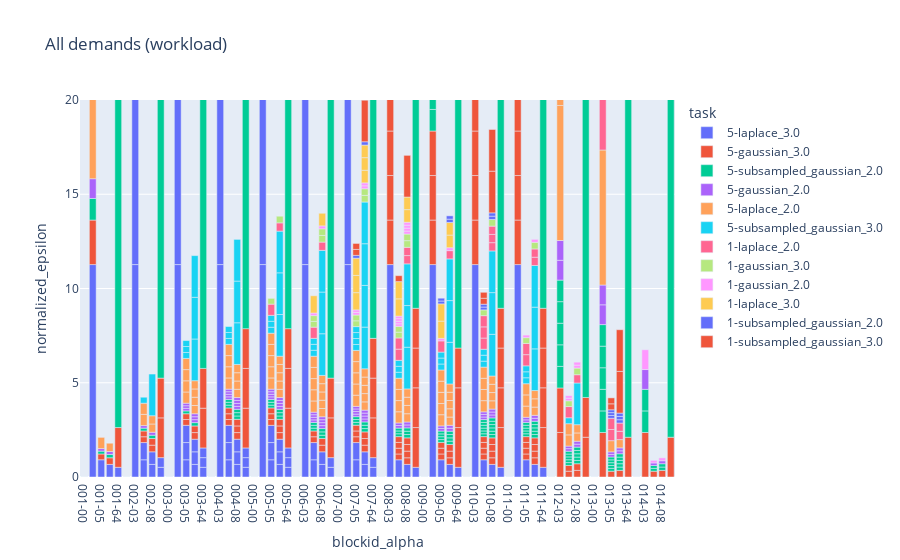

Here is the notebook cell this chart was saved with:
### Code cell
px.bar(
    # df,
    df.query("metric == 'DominantShares'"),
    x="blockid_alpha",
    y="normalized_epsilon",
    range_y=[0,20],
#     color="log_id",
    color="task",
    # barmode="group",
    # pattern_shape="allocated",
    # facet_col="metric",
    # facet_col_wrap=1,
    height=300,
    title="All demands (workload)"
#     animation_frame="id"
)

### Figure 1 — Plotly figure (JSON) as saved in the notebook; plotly's stock layout.template omitted (floating-point values rounded to 4 significant figures; data arrays with more than 128 entries replaced by an {"elided": "..."} marker saying what was removed)
{"data": [{"alignmentgroup": "True", "hovertemplate": "task=5-laplace_3.0<br>blockid_alpha=%{x}<br>normalized_epsilon=%{y}<extra></extra>", "legendgroup": "5-laplace_3.0", "marker": {"color": "#636efa", "pattern": {"shape": ""}}, "name": "5-laplace_3.0", "offsetgroup": "5-laplace_3.0", "orientation": "v", "showlegend": true, "textposition": "auto", "type": "bar", "x": ["001-00", "001-03", "001-05", "001-08", "001-64", "002-00", "002-00", "002-03", "002-03", "002-05", "002-05", "002-08", "002-08", "002-64", "002-64", "003-00", "003-00", "003-00", "003-03", "003-03", "003-03", "003-05", "003-05", "003-05", "003-08", "003-08", "003-08", "003-64", "003-64", "003-64", "004-00", "004-00", "004-00", "004-03", "004-03", "004-03", "004-05", "004-05", "004-05", "004-08", "004-08", "004-08", "004-64", "004-64", "004-64", "005-00", "005-00", "005-00", "005-03", "005-03", "005-03", "005-05", "005-05", "005-05", "005-08", "005-08", "005-08", "005-64", "005-64", "005-64", "006-00", "006-00", "006-03", "006-03", "006-05", "006-05", "006-08", "006-08", "006-64", "006-64", "007-00", "007-00", "007-03", "007-03", "007-05", "007-05", "007-08", "007-08", "007-64", "007-64", "008-00", "008-03", "008-05", "008-08", "008-64", "009-00", "009-03", "009-05", "009-08", "009-64", "010-00", "010-03", "010-05", "010-08", "010-64", "011-00", "011-03", "011-05", "011-08", "011-64"], "xaxis": "x", "y": [0, 11.27, 0.9139, 0.6682, 0.5138, 0, 0, 11.27, 11.27, 0.9139, 0.9139, 0.6682, 0.6682, 0.5138, 0.5138, 0, 0, 0, 11.27, 11.27, 11.27, 0.9139, 0.9139, 0.9139, 0.6682, 0.6682, 0.6682, 0.5138, 0.5138, 0.5138, 0, 0, 0, 11.27, 11.27, 11.27, 0.9139, 0.9139, 0.9139, 0.6682, 0.6682, 0.6682, 0.5138, 0.5138, 0.5138, 0, 0, 0, 11.27, 11.27, 11.27, 0.9139, 0.9139, 0.9139, 0.6682, 0.6682, 0.6682, 0.5138, 0.5138, 0.5138, 0, 0, 11.27, 11.27, 0.9139, 0.9139, 0.6682, 0.6682, 0.5138, 0.5138, 0, 0, 11.27, 11.27, 0.9139, 0.9139, 0.6682, 0.6682, 0.5138, 0.5138, 0, 11.27, 0.9139, 0.6682, 0.5138, 0, 11.27, 0.9139, 0.6682, 0.5138, 0, 11.27, 0.9139, 0.6682, 0.5138, 0, 11.27, 0.9139, 0.6682, 0.5138], "yaxis": "y"}, {"alignmentgroup": "True", "hovertemplate": "task=5-gaussian_3.0<br>blockid_alpha=%{x}<br>normalized_epsilon=%{y}<extra></extra>", "legendgroup": "5-gaussian_3.0", "marker": {"color": "#EF553B", "pattern": {"shape": ""}}, "name": "5-gaussian_3.0", "offsetgroup": "5-gaussian_3.0", "orientation": "v", "showlegend": true, "textposition": "auto", "type": "bar", "x": {"elided": "175 str values"}, "xaxis": "x", "y": {"elided": "175 float values"}, "yaxis": "y"}, {"alignmentgroup": "True", "hovertemplate": "task=5-subsampled_gaussian_2.0<br>blockid_alpha=%{x}<br>normalized_epsilon=%{y}<extra></extra>", "legendgroup": "5-subsampled_gaussian_2.0", "marker": {"color": "#00cc96", "pattern": {"shape": ""}}, "name": "5-subsampled_gaussian_2.0", "offsetgroup": "5-subsampled_gaussian_2.0", "orientation": "v", "showlegend": true, "textposition": "auto", "type": "bar", "x": {"elided": "225 str values"}, "xaxis": "x", "y": {"elided": "225 float values"}, "yaxis": "y"}, {"alignmentgroup": "True", "hovertemplate": "task=5-gaussian_2.0<br>blockid_alpha=%{x}<br>normalized_epsilon=%{y}<extra></extra>", "legendgroup": "5-gaussian_2.0", "marker": {"color": "#ab63fa", "pattern": {"shape": ""}}, "name": "5-gaussian_2.0", "offsetgroup": "5-gaussian_2.0", "orientation": "v", "showlegend": true, "textposition": "auto", "type": "bar", "x": {"elided": "175 str values"}, "xaxis": "x", "y": {"elided": "175 float values"}, "yaxis": "y"}, {"alignmentgroup": "True", "hovertemplate": "task=5-laplace_2.0<br>blockid_alpha=%{x}<br>normalized_epsilon=%{y}<extra></extra>", "legendgroup": "5-laplace_2.0", "marker": {"color": "#FFA15A", "pattern": {"shape": ""}}, "name": "5-laplace_2.0", "offsetgroup": "5-laplace_2.0", "orientation": "v", "showlegend": true, "textposition": "auto", "type": "bar", "x": {"elided": "225 str values"}, "xaxis": "x", "y": {"elided": "225 float values"}, "yaxis": "y"}, {"alignmentgroup": "True", "hovertemplate": "task=5-subsampled_gaussian_3.0<br>blockid_alpha=%{x}<br>normalized_epsilon=%{y}<extra></extra>", "legendgroup": "5-subsampled_gaussian_3.0", "marker": {"color": "#19d3f3", "pattern": {"shape": ""}}, "name": "5-subsampled_gaussian_3.0", "offsetgroup": "5-subsampled_gaussian_3.0", "orientation": "v", "showlegend": true, "textposition": "auto", "type": "bar", "x": {"elided": "150 str values"}, "xaxis": "x", "y": {"elided": "150 float values"}, "yaxis": "y"}, {"alignmentgroup": "True", "hovertemplate": "task=1-laplace_2.0<br>blockid_alpha=%{x}<br>normalized_epsilon=%{y}<extra></extra>", "legendgroup": "1-laplace_2.0", "marker": {"color": "#FF6692", "pattern": {"shape": ""}}, "name": "1-laplace_2.0", "offsetgroup": "1-laplace_2.0", "orientation": "v", "showlegend": true, "textposition": "auto", "type": "bar", "x": ["005-00", "005-03", "005-05", "005-08", "005-64", "006-00", "006-03", "006-05", "006-08", "006-64", "008-00", "008-00", "008-03", "008-03", "008-05", "008-05", "008-08", "008-08", "008-64", "008-64", "009-00", "009-03", "009-05", "009-08", "009-64", "010-00", "010-00", "010-00", "010-03", "010-03", "010-03", "010-05", "010-05", "010-05", "010-08", "010-08", "010-08", "010-64", "010-64", "010-64", "011-00", "011-00", "011-03", "011-03", "011-05", "011-05", "011-08", "011-08", "011-64", "011-64", "012-00", "012-03", "012-05", "012-08", "012-64", "013-00", "013-00", "013-03", "013-03", "013-05", "013-05", "013-08", "013-08", "013-64", "013-64"], "xaxis": "x", "y": [0, 7.164, 0.5936, 0.4386, 0.3419, 0, 7.164, 0.5936, 0.4386, 0.3419, 0, 0, 7.164, 7.164, 0.5936, 0.5936, 0.4386, 0.4386, 0.3419, 0.3419, 0, 7.164, 0.5936, 0.4386, 0.3419, 0, 0, 0, 7.164, 7.164, 7.164, 0.5936, 0.5936, 0.5936, 0.4386, 0.4386, 0.4386, 0.3419, 0.3419, 0.3419, 0, 0, 7.164, 7.164, 0.5936, 0.5936, 0.4386, 0.4386, 0.3419, 0.3419, 0, 7.164, 0.5936, 0.4386, 0.3419, 0, 0, 7.164, 7.164, 0.5936, 0.5936, 0.4386, 0.4386, 0.3419, 0.3419], "yaxis": "y"}, {"alignmentgroup": "True", "hovertemplate": "task=1-gaussian_3.0<br>blockid_alpha=%{x}<br>normalized_epsilon=%{y}<extra></extra>", "legendgroup": "1-gaussian_3.0", "marker": {"color": "#B6E880", "pattern": {"shape": ""}}, "name": "1-gaussian_3.0", "offsetgroup": "1-gaussian_3.0", "orientation": "v", "showlegend": true, "textposition": "auto", "type": "bar", "x": ["005-00", "005-03", "005-05", "005-08", "005-64", "006-00", "006-00", "006-03", "006-03", "006-05", "006-05", "006-08", "006-08", "006-64", "006-64", "007-00", "007-00", "007-03", "007-03", "007-05", "007-05", "007-08", "007-08", "007-64", "007-64", "008-00", "008-00", "008-03", "008-03", "008-05", "008-05", "008-08", "008-08", "008-64", "008-64", "010-00", "010-03", "010-05", "010-08", "010-64", "011-00", "011-03", "011-05", "011-08", "011-64", "012-00", "012-03", "012-05", "012-08", "012-64"], "xaxis": "x", "y": [0, 2.362, 0.3071, 0.3522, 2.109, 0, 0, 2.362, 2.362, 0.3071, 0.3071, 0.3522, 0.3522, 2.109, 2.109, 0, 0, 2.362, 2.362, 0.3071, 0.3071, 0.3522, 0.3522, 2.109, 2.109, 0, 0, 2.362, 2.362, 0.3071, 0.3071, 0.3522, 0.3522, 2.109, 2.109, 0, 2.362, 0.3071, 0.3522, 2.109, 0, 2.362, 0.3071, 0.3522, 2.109, 0, 2.362, 0.3071, 0.3522, 2.109], "yaxis": "y"}, {"alignmentgroup": "True", "hovertemplate": "task=1-gaussian_2.0<br>blockid_alpha=%{x}<br>normalized_epsilon=%{y}<extra></extra>", "legendgroup": "1-gaussian_2.0", "marker": {"color": "#FF97FF", "pattern": {"shape": ""}}, "name": "1-gaussian_2.0", "offsetgroup": "1-gaussian_2.0", "orientation": "v", "showlegend": true, "textposition": "auto", "type": "bar", "x": ["006-00", "006-03", "006-05", "006-08", "006-64", "007-00", "007-00", "007-03", "007-03", "007-05", "007-05", "007-08", "007-08", "007-64", "007-64", "008-00", "008-00", "008-00", "008-00", "008-03", "008-03", "008-03", "008-03", "008-05", "008-05", "008-05", "008-05", "008-08", "008-08", "008-08", "008-08", "008-64", "008-64", "008-64", "008-64", "009-00", "009-03", "009-05", "009-08", "009-64", "011-00", "011-03", "011-05", "011-08", "011-64", "012-00", "012-00", "012-03", "012-03", "012-05", "012-05", "012-08", "012-08", "012-64", "012-64", "014-00", "014-03", "014-05", "014-08", "014-64"], "xaxis": "x", "y": [0, 1.05, 0.1365, 0.1565, 0.9374, 0, 0, 1.05, 1.05, 0.1365, 0.1365, 0.1565, 0.1565, 0.9374, 0.9374, 0, 0, 0, 0, 1.05, 1.05, 1.05, 1.05, 0.1365, 0.1365, 0.1365, 0.1365, 0.1565, 0.1565, 0.1565, 0.1565, 0.9374, 0.9374, 0.9374, 0.9374, 0, 1.05, 0.1365, 0.1565, 0.9374, 0, 1.05, 0.1365, 0.1565, 0.9374, 0, 0, 1.05, 1.05, 0.1365, 0.1365, 0.1565, 0.1565, 0.9374, 0.9374, 0, 1.05, 0.1365, 0.1565, 0.9374], "yaxis": "y"}, {"alignmentgroup": "True", "hovertemplate": "task=1-laplace_3.0<br>blockid_alpha=%{x}<br>normalized_epsilon=%{y}<extra></extra>", "legendgroup": "1-laplace_3.0", "marker": {"color": "#FECB52", "pattern": {"shape": ""}}, "name": "1-laplace_3.0", "offsetgroup": "1-laplace_3.0", "orientation": "v", "showlegend": true, "textposition": "auto", "type": "bar", "x": ["006-00", "006-03", "006-05", "006-08", "006-64", "007-00", "007-00", "007-00", "007-03", "007-03", "007-03", "007-05", "007-05", "007-05", "007-08", "007-08", "007-08", "007-64", "007-64", "007-64", "008-00", "008-00", "008-03", "008-03", "008-05", "008-05", "008-08", "008-08", "008-64", "008-64", "009-00", "009-00", "009-03", "009-03", "009-05", "009-05", "009-08", "009-08", "009-64", "009-64"], "xaxis": "x", "y": [0, 11.27, 0.9139, 0.6682, 0.5138, 0, 0, 0, 11.27, 11.27, 11.27, 0.9139, 0.9139, 0.9139, 0.6682, 0.6682, 0.6682, 0.5138, 0.5138, 0.5138, 0, 0, 11.27, 11.27, 0.9139, 0.9139, 0.6682, 0.6682, 0.5138, 0.5138, 0, 0, 11.27, 11.27, 0.9139, 0.9139, 0.6682, 0.6682, 0.5138, 0.5138], "yaxis": "y"}, {"alignmentgroup": "True", "hovertemplate": "task=1-subsampled_gaussian_2.0<br>blockid_alpha=%{x}<br>normalized_epsilon=%{y}<extra></extra>", "legendgroup": "1-subsampled_gaussian_2.0", "marker": {"color": "#636efa", "pattern": {"shape": ""}}, "name": "1-subsampled_gaussian_2.0", "offsetgroup": "1-subsampled_gaussian_2.0", "orientation": "v", "showlegend": true, "textposition": "auto", "type": "bar", "x": ["007-00", "007-03", "007-05", "007-08", "007-64", "009-00", "009-00", "009-03", "009-03", "009-05", "009-05", "009-08", "009-08", "009-64", "009-64", "010-00", "010-00", "010-03", "010-03", "010-05", "010-05", "010-08", "010-08", "010-64", "010-64", "013-00", "013-00", "013-00", "013-03", "013-03", "013-03", "013-05", "013-05", "013-05", "013-08", "013-08", "013-08", "013-64", "013-64", "013-64"], "xaxis": "x", "y": [0, 1.145, 0.1507, 0.1762, 116800.0, 0, 0, 1.145, 1.145, 0.1507, 0.1507, 0.1762, 0.1762, 116800.0, 116800.0, 0, 0, 1.145, 1.145, 0.1507, 0.1507, 0.1762, 0.1762, 116800.0, 116800.0, 0, 0, 0, 1.145, 1.145, 1.145, 0.1507, 0.1507, 0.1507, 0.1762, 0.1762, 0.1762, 116800.0, 116800.0, 116800.0], "yaxis": "y"}, {"alignmentgroup": "True", "hovertemplate": "task=1-subsampled_gaussian_3.0<br>blockid_alpha=%{x}<br>normalized_epsilon=%{y}<extra></extra>", "legendgroup": "1-subsampled_gaussian_3.0", "marker": {"color": "#EF553B", "pattern": {"shape": ""}}, "name": "1-subsampled_gaussian_3.0", "offsetgroup": "1-subsampled_gaussian_3.0", "orientation": "v", "showlegend": true, "textposition": "auto", "type": "bar", "x": ["007-00", "007-00", "007-03", "007-03", "007-05", "007-05", "007-08", "007-08", "007-64", "007-64", "008-00", "008-03", "008-05", "008-08", "008-64", "010-00", "010-00", "010-03", "010-03", "010-05", "010-05", "010-08", "010-08", "010-64", "010-64", "013-00", "013-00", "013-03", "013-03", "013-05", "013-05", "013-08", "013-08", "013-64", "013-64"], "xaxis": "x", "y": [0, 0, 2.337, 2.337, 0.316, 0.316, 2.212, 2.212, 186600.0, 186600.0, 0, 2.337, 0.316, 2.212, 186600.0, 0, 0, 2.337, 2.337, 0.316, 0.316, 2.212, 2.212, 186600.0, 186600.0, 0, 0, 2.337, 2.337, 0.316, 0.316, 2.212, 2.212, 186600.0, 186600.0], "yaxis": "y"}], "layout": {"autosize": true, "barmode": "relative", "legend": {"title": {"text": "task"}, "tracegroupgap": 0}, "title": {"text": "All demands (workload)"}, "xaxis": {"anchor": "y", "autorange": true, "domain": [0, 1], "range": [-0.5, 69.5], "title": {"text": "blockid_alpha"}, "type": "category"}, "yaxis": {"anchor": "x", "domain": [0, 1], "range": [0, 20], "title": {"text": "normalized_epsilon"}, "type": "linear"}}}
